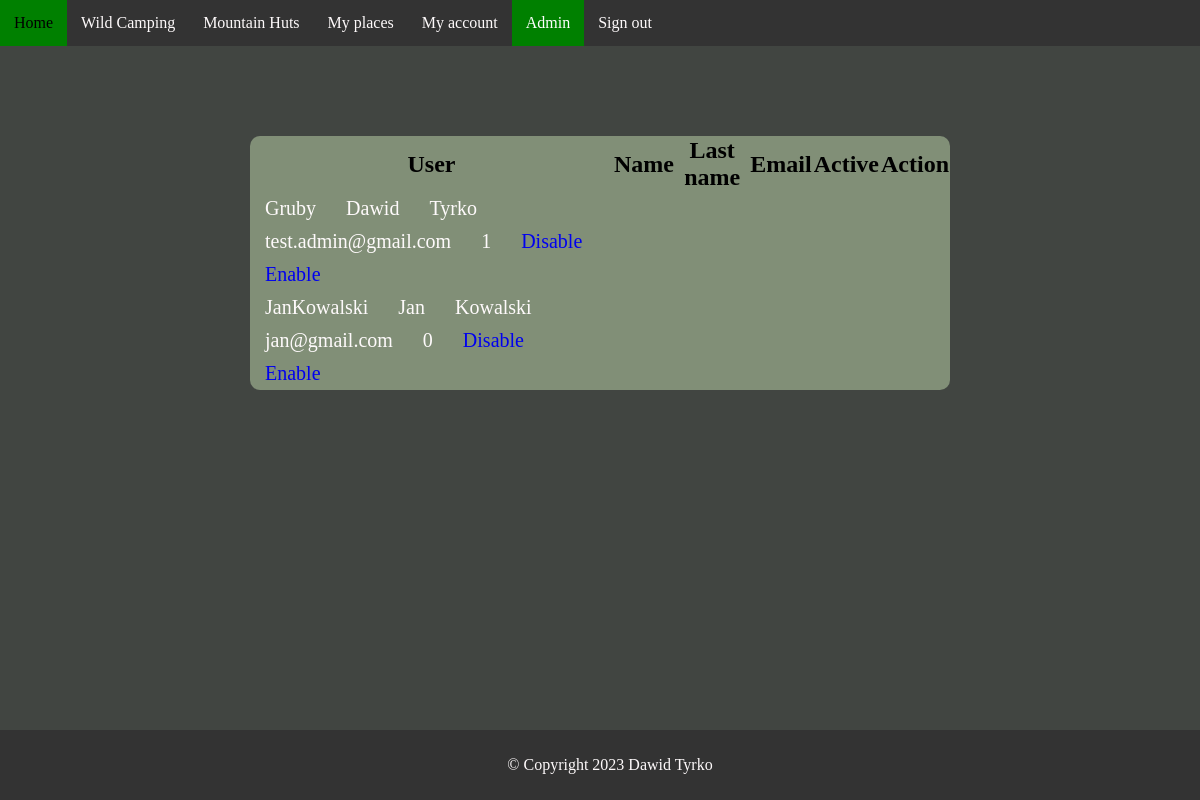
The app's page /MyAccount/admin.php (signed in) with its own data.
### tables this page shows
CREATE TABLE `users` (
  `idUser` int(11) NOT NULL,
  `user` varchar(50) DEFAULT NULL,
  `pass` varchar(255) DEFAULT NULL,
  `firstName` varchar(20) DEFAULT NULL,
  `lastName` varchar(20) DEFAULT NULL,
  `email` varchar(60) DEFAULT NULL,
  `active` tinyint(4) NOT NULL DEFAULT 1
);

### MyAccount/admin.php (the view, shortened to what this page needs)
<?php
require_once "../loginPage/connection.php";
?>
<!DOCTYPE html>
<html lang="en">
<head>
    <link rel="stylesheet" href="accountStyle.css">
</head>
<body>
    <nav id="navbar">
        <a href="../MainPage/index.php" >Home</a>
        <a href="../wildForumPage/forum.php" >Wild Camping</a>
        <a href="../MountainHutPage/huts.php" >Mountain Huts</a>
        <a href="../MainPage/myPlaces.php" >My places</a>
        <a href="account.php" >My account</a>
        <?php if(($_SESSION['admin'])==1) echo "<a href='' class='active'>Admin</a> ";?>
        <a href="../MainPage/logout.php">Sign out</a>
    </nav>
   <br><br><br><br><br>
    <table id="tableAdmin">
        <thead>
            <th>User</th>
            <th>Name</th>
            <th>Last name</th>
            <th>Email</th>
            <th>Active</th>
            <th colspan="2">Action</th>
        </thead>
        <tbody>
        <?php
            $infoQuery = "SELECT active,idUser,user,pass,firstName,lastName,email
            FROM users ";
            $resultInfo = $conn->prepare($infoQuery);
            $resultInfo->execute();
            $result = $resultInfo->fetchAll();
            foreach($result as $r){
                echo "
                    <tr>
                        <td>$r[user]</td>
                        <td>$r[firstName]</td>
                        <td>$r[lastName]</td>
                        <td>$r[email]</td>
                        <td>$r[active]</td>
                        <td>
                            <a class='disableBtn' href='disable.php?id=$r[idUser]'>Disable</a>
                        </td>
                        <td>
                            <a class='editBtn' href='enable.php?id=$r[idUser]'>Enable</a>
                        </td>
                    </tr>
                ";
            }
        ?>
        </tbody>
    </table>
<footer>
    <p>&copy; Copyright 2023 Dawid Tyrko</p>
</footer>
</body>
</html>

### MyAccount/accountStyle.css (style rules this page uses)
#tableAdmin { width: 700px; min-height: 130px; height: auto; overflow: auto; background-color: #818F77; margin-left: auto; margin-right: auto; border-radius: 10px; border-collapse: collapse; padding: 10px; }
#tableAdmin a { text-decoration: none; transition: all 0.2s ease-in-out; }
#tableAdmin td { color: #FEFAFB; font-size: 20px; padding: 0 10px; margin: 5px; float: inline-start; }
#tableAdmin th { font-size: 24px; }
footer { position: fixed; bottom: 0px; height: 50px; width: 100%; background-color: #333; margin: auto; text-align: center; padding: 10px; color: #FEFAFB; }
body { background-color: #414541; margin: 0; text-align: center; }
#navbar { overflow: hidden; background-color: #333; }
#navbar a { float: left; display: block; color: #FEFAFB; text-align: center; padding: 14px; text-decoration: none; }
#navbar a.active { background-color: green; color: white; }

### records on screen
users: user "Gruby", firstName "Dawid", lastName "Tyrko", email "test.admin@gmail.com", active "1"
users: user "JanKowalski", firstName "Jan", lastName "Kowalski", email "jan@gmail.com", active "0"
